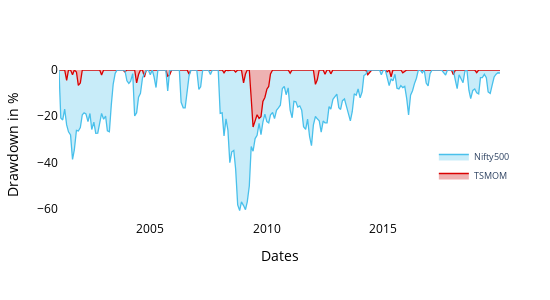
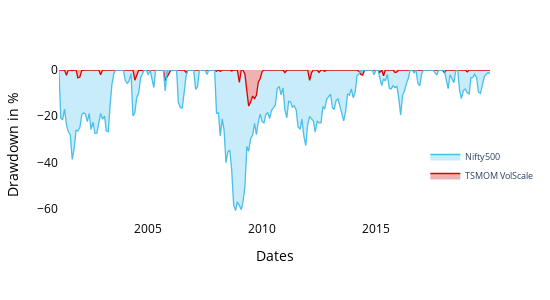

The code cell stored with these charts, in order, in its notebook:
### Markdown cell above
## Plot the essentials!

- Drawdowns
- Monthly Returns Heatmap
- Cumulative Returns
- Annual Returns

### Code cell
# from importlib import reload
# reload(tsmom)
tsmom.underwater(strat_unlevered, nifty_m_rets,
                 width = 550, 
                 height = 300, 
                 online= False, 
                 range = [-65, 0],
                 plt_type= 'iplot', 
#                  filename= '/Users/Ravi/Desktop/Git/india-famafrench/docs/_static/IndUnderwaterUnLevered.html'
                )
tsmom.underwater(strat_levered, nifty_m_rets,
                 width = 550, 
                 height = 300, 
                 range = [-65, 0],
                 online= False, 
                 plt_type= 'iplot', 
#                  filename= '/Users/Ravi/Desktop/Git/india-famafrench/docs/_static/IndUnderwaterUnVol.html'
                )
# tsmom.underwater(nifty_m_rets, 
#                  width = 550, 
#                  height = 250, 
#                  online= False, 
#                  plt_type= 'plot', 
#                  filename= 'UnderwaterNSE500.html')
# tsmom.underwater(ew, plt_type= 'plot', filename= 'UnderwaterEW.html')

### Figure 1 — Plotly figure (JSON) as saved in the notebook; plotly's stock layout.template omitted (floating-point values rounded to 4 significant figures; data arrays with more than 128 entries replaced by an {"elided": "..."} marker saying what was removed)
{"data": [{"fill": "tonexty", "fillcolor": "rgba(200 2, 2, 0.3)", "line": {"color": "rgba(217, 2, 2, 1)", "dash": "solid", "width": 1.3}, "mode": "lines", "name": "TSMOM", "type": "scatter", "x": {"elided": "228 str values"}, "y": {"elided": "228 float values"}}, {"fill": "tonexty", "fillcolor": "rgba(73, 192, 235, 0.3)", "line": {"color": "rgba(73, 192, 235, 1)", "dash": "solid", "width": 1.3}, "mode": "lines", "name": "Nifty500", "type": "scatter", "x": {"elided": "228 str values"}, "y": {"elided": "228 float values"}}], "layout": {"height": 300, "hovermode": "x unified", "legend": {"bgcolor": "white", "font": {"size": 9}, "x": 0.85, "y": 0.2}, "margin": {"b": 80, "l": 50, "pad": 0, "r": 50, "t": 70}, "paper_bgcolor": "white", "plot_bgcolor": "white", "width": 550, "xaxis": {"color": "black", "hoverformat": "%A, %b %d %Y ", "showgrid": false, "showticklabels": true, "title": {"text": "Dates"}, "zeroline": true}, "yaxis": {"color": "black", "range": [-65, 0], "showgrid": false, "showticklabels": true, "title": {"text": "Drawdown in %"}, "zeroline": true}}}

### Figure 2 — Plotly figure (JSON) as saved in the notebook; plotly's stock layout.template omitted (floating-point values rounded to 4 significant figures; data arrays with more than 128 entries replaced by an {"elided": "..."} marker saying what was removed)
{"data": [{"fill": "tonexty", "fillcolor": "rgba(200 2, 2, 0.3)", "line": {"color": "rgba(217, 2, 2, 1)", "dash": "solid", "width": 1.3}, "mode": "lines", "name": "TSMOM VolScale", "type": "scatter", "x": {"elided": "228 str values"}, "y": {"elided": "228 float values"}}, {"fill": "tonexty", "fillcolor": "rgba(73, 192, 235, 0.3)", "line": {"color": "rgba(73, 192, 235, 1)", "dash": "solid", "width": 1.3}, "mode": "lines", "name": "Nifty500", "type": "scatter", "x": {"elided": "228 str values"}, "y": {"elided": "228 float values"}}], "layout": {"height": 300, "hovermode": "x unified", "legend": {"bgcolor": "white", "font": {"size": 9}, "x": 0.85, "y": 0.2}, "margin": {"b": 80, "l": 50, "pad": 0, "r": 50, "t": 70}, "paper_bgcolor": "white", "plot_bgcolor": "white", "width": 550, "xaxis": {"color": "black", "hoverformat": "%A, %b %d %Y ", "showgrid": false, "showticklabels": true, "title": {"text": "Dates"}, "zeroline": true}, "yaxis": {"color": "black", "range": [-65, 0], "showgrid": false, "showticklabels": true, "title": {"text": "Drawdown in %"}, "zeroline": true}}}
